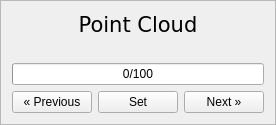
       <widget class="QFrame" name="frame_pcd">
        <property name="minimumSize">
         <size>
          <width>0</width>
          <height>0</height>
         </size>
        </property>
        <property name="frameShape">
         <enum>QFrame::StyledPanel</enum>
        </property>
        <property name="frameShadow">
         <enum>QFrame::Raised</enum>
        </property>
        <layout class="QVBoxLayout" name="verticalLayout_5">
         <item>
          <widget class="QLabel" name="label_pcds">
           <property name="sizePolicy">
            <sizepolicy hsizetype="Preferred" vsizetype="Maximum">
             <horstretch>0</horstretch>
             <verstretch>0</verstretch>
            </sizepolicy>
           </property>
           <property name="font">
            <font>
             <family>DejaVu Sans,Arial</family>
             <pointsize>16</pointsize>
             <weight>50</weight>
             <bold>false</bold>
            </font>
           </property>
           <property name="text">
            <string>Point Cloud</string>
           </property>
           <property name="alignment">
            <set>Qt::AlignCenter</set>
           </property>
          </widget>
         </item>
         <item>
          <widget class="QLabel" name="label_current_pcd">
           <property name="sizePolicy">
            <sizepolicy hsizetype="Fixed" vsizetype="Preferred">
             <horstretch>210</horstretch>
             <verstretch>0</verstretch>
            </sizepolicy>
           </property>
           <property name="minimumSize">
            <size>
             <width>210</width>
             <height>0</height>
            </size>
           </property>
           <property name="maximumSize">
            <size>
             <width>210</width>
             <height>16777215</height>
            </size>
           </property>
           <property name="baseSize">
            <size>
             <width>200</width>
             <height>0</height>
            </size>
           </property>
           <property name="text">
            <string/>
           </property>
           <property name="alignment">
            <set>Qt::AlignLeading|Qt::AlignLeft|Qt::AlignVCenter</set>
           </property>
          </widget>
         </item>
         <item>
          <widget class="QProgressBar" name="progressbar_pcds">
           <property name="sizePolicy">
            <sizepolicy hsizetype="Minimum" vsizetype="Fixed">
             <horstretch>0</horstretch>
             <verstretch>0</verstretch>
            </sizepolicy>
           </property>
           <property name="value">
            <number>0</number>
           </property>
           <property name="alignment">
            <set>Qt::AlignCenter</set>
           </property>
           <property name="textVisible">
            <bool>true</bool>
           </property>
           <property name="orientation">
            <enum>Qt::Horizontal</enum>
           </property>
           <property name="invertedAppearance">
            <bool>false</bool>
           </property>
           <property name="textDirection">
            <enum>QProgressBar::TopToBottom</enum>
           </property>
           <property name="format">
            <string>%v/%m</string>
           </property>
          </widget>
         </item>
         <item>
          <layout class="QHBoxLayout" name="horizontalLayout_4">
           <item>
            <widget class="QPushButton" name="button_prev_pcd">
             <property name="toolTip">
              <string>Save current labels and load previous point cloud.</string>
             </property>
             <property name="text">
              <string>« Previous</string>
             </property>
            </widget>
           </item>
           <item>
            <widget class="QPushButton" name="button_set_pcd">
             <property name="text">
              <string>Set</string>
             </property>
            </widget>
           </item>
           <item>
            <widget class="QPushButton" name="button_next_pcd">
             <property name="sizePolicy">
              <sizepolicy hsizetype="Minimum" vsizetype="Fixed">
               <horstretch>0</horstretch>
               <verstretch>0</verstretch>
              </sizepolicy>
             </property>
             <property name="toolTip">
              <string>Save current labels and load next point cloud.</string>
             </property>
             <property name="layoutDirection">
              <enum>Qt::LeftToRight</enum>
             </property>
             <property name="styleSheet">
              <string notr="true"/>
             </property>
             <property name="text">
              <string>Next »</string>
             </property>
             <property name="flat">
              <bool>false</bool>
             </property>
            </widget>
           </item>
          </layout>
         </item>
        </layout>
       </widget>
